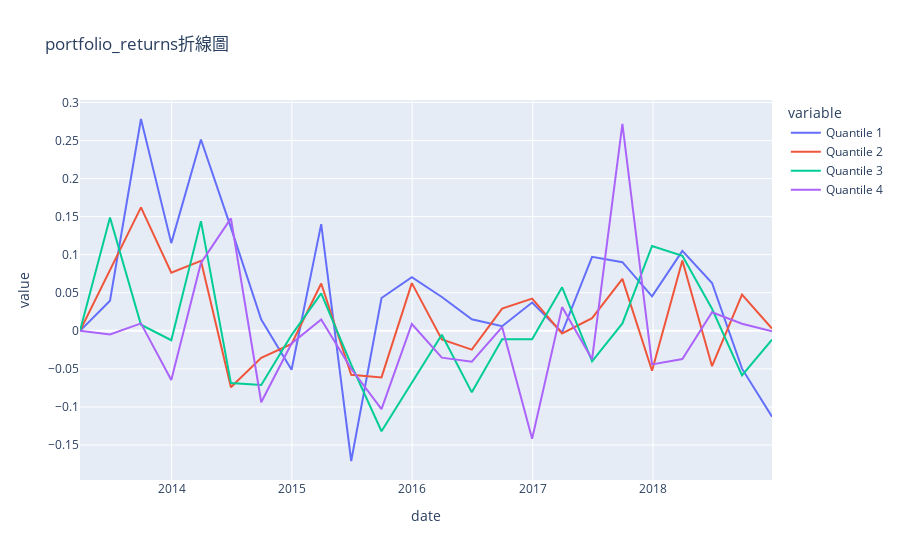
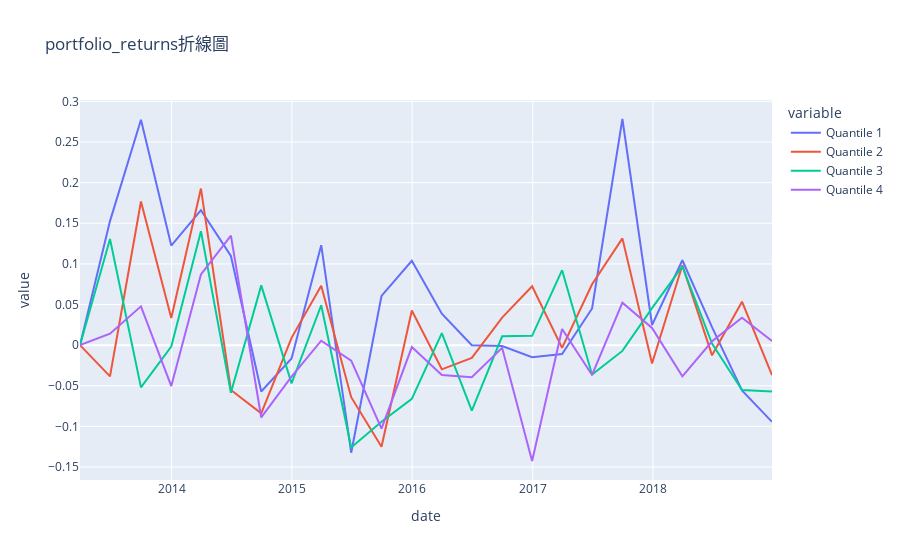
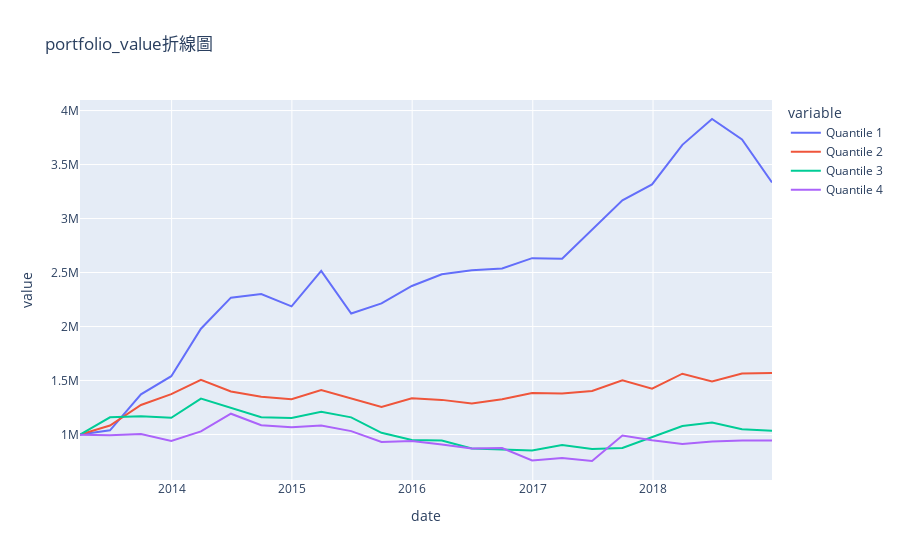
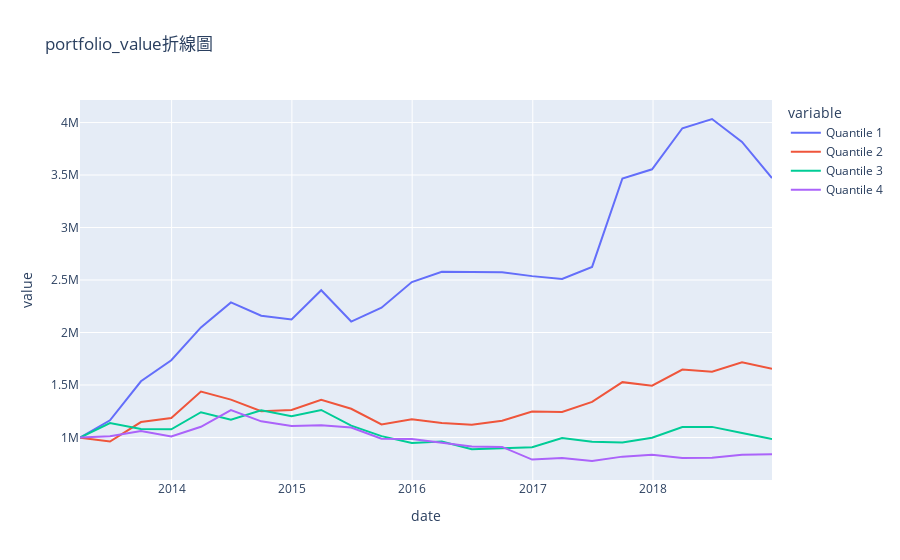

Here is the notebook cell these charts were saved with, in order:
### Code cell
# 畫圖
plotter.plot(all_result_dict,index="portfolio_returns",N=0)
# 畫圖
plotter.plot(all_result_dict,index="portfolio_value",N=1)
# 列出DataFrame
plotter.table(all_result_dict,index="portfolio_value")
